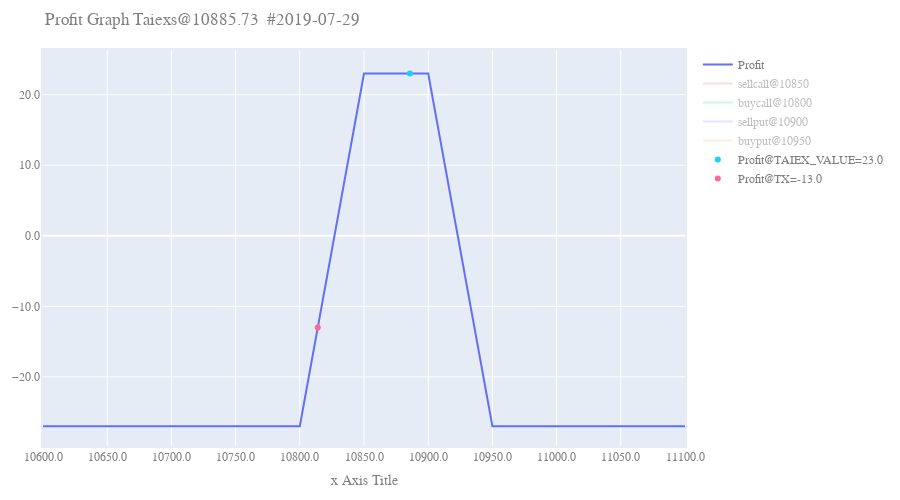

The cell this chart's notebook holds for it:
### Markdown cell above
## Date那天用strategy2策略的收益圖

### Code cell
# x = np.arange(TAIEX_VALUE_BOTTOM-300, TAIEX_VALUE_TOP+200, 50)
# y = [0 for _ in range(len(x))]

# totalOtions = []

# sc = options(TAIEX_VALUE_BOTTOM-50, optionsDF, "call", "sell")
# bc = options(sc.strikePrice-50, optionsDF, "call", "buy")
# sp = options(TAIEX_VALUE_TOP+50, optionsDF, "put", "sell")
# bp =options(sp.strikePrice+50, optionsDF, "put", "buy")

# totalOtions.append(sc)
# totalOtions.append(bc)
# totalOtions.append(sp)
# totalOtions.append(bp)

# y = np.sum([op.optionsProfit(x) for op in totalOtions], axis=0)



fig = go.Figure()
fig.add_trace(
    go.Scatter(
            x=x,
            y=y,
            name = f"Profit",
            mode='lines'
))

for op in totalOtions:
    fig.add_trace(op.optionsScatter(x))

fig.add_trace(go.Scatter(
    x=[TAIEX_VALUE],
    y=[profit(TAIEX_VALUE, x, y)],
    mode="markers",
    name = f"Profit@TAIEX_VALUE={profit(TAIEX_VALUE, x, y)}"
    # hovertext=["Text A"]
))
fig.add_trace(go.Scatter(
    x=[dftt.loc[k].iloc[0]['TX/MTX']],
    y=[p],
    mode="markers",
    name = f"Profit@TX={profit(dftt.loc[k].iloc[0]['TX/MTX'], x, y)}"
    # hovertext=["Text A"]
))

fig.update_layout(
    title=f"Profit Graph Taiexs@{TAIEX_VALUE}  #{YEAR}-{MONTH:02}-{DAY:02}",
    xaxis_title="x Axis Title",
    yaxis_title="y Axis Title",
    font=dict(
        family="Courier New, monospace",
        size=12,
        color="#7f7f7f"
    ),
    width=900,
    height=500,
    margin=dict(
        l=20,
        r=20,
        b=20,
        t=50,
        pad=2
    ),
    xaxis = dict(
        tickmode = 'linear',
        # tick0 = 0.5,
        dtick = 50,
        tickformat='.1f'
    ),
    yaxis=plotly.graph_objects.layout.YAxis(
        tickformat='.1f'
    )
)
fig.show()

### Figure 1 — Plotly figure (JSON) as saved in the notebook; plotly's stock layout.template omitted (floating-point values rounded to 4 significant figures)
{"data": [{"mode": "lines", "name": "Profit", "type": "scatter", "x": [10600, 10650, 10700, 10750, 10800, 10850, 10900, 10950, 11000, 11050, 11100], "y": [-27, -27, -27, -27, -27, 23, 23, -27, -27, -27, -27]}, {"mode": "lines", "name": "sellcall@10850", "opacity": 0.4, "type": "scatter", "visible": "legendonly", "x": [10600, 10650, 10700, 10750, 10800, 10850, 10900, 10950, 11000, 11050, 11100], "y": [45, 45, 45, 45, 45, 45, -5, -55, -105, -155, -205]}, {"mode": "lines", "name": "buycall@10800", "opacity": 0.4, "type": "scatter", "visible": "legendonly", "x": [10600, 10650, 10700, 10750, 10800, 10850, 10900, 10950, 11000, 11050, 11100], "y": [-83, -83, -83, -83, -83, -33, 17, 67, 117, 167, 217]}, {"mode": "lines", "name": "sellput@10900", "opacity": 0.4, "type": "scatter", "visible": "legendonly", "x": [10600, 10650, 10700, 10750, 10800, 10850, 10900, 10950, 11000, 11050, 11100], "y": [-251, -201, -151, -101, -51, -1, 49, 49, 49, 49, 49]}, {"mode": "lines", "name": "buyput@10950", "opacity": 0.4, "type": "scatter", "visible": "legendonly", "x": [10600, 10650, 10700, 10750, 10800, 10850, 10900, 10950, 11000, 11050, 11100], "y": [262, 212, 162, 112, 62, 12, -38, -88, -88, -88, -88]}, {"mode": "markers", "name": "Profit@TAIEX_VALUE=23.0", "type": "scatter", "x": [10890.0], "y": [23]}, {"mode": "markers", "name": "Profit@TX=-13.0", "type": "scatter", "x": [10814], "y": [-13]}], "layout": {"font": {"color": "#7f7f7f", "family": "Courier New, monospace", "size": 12}, "height": 500, "margin": {"b": 20, "l": 20, "pad": 2, "r": 20, "t": 50}, "title": {"text": "Profit Graph Taiexs@10885.73  #2019-07-29"}, "width": 900, "xaxis": {"dtick": 50, "tickformat": ".1f", "tickmode": "linear", "title": {"text": "x Axis Title"}}, "yaxis": {"tickformat": ".1f"}}}
